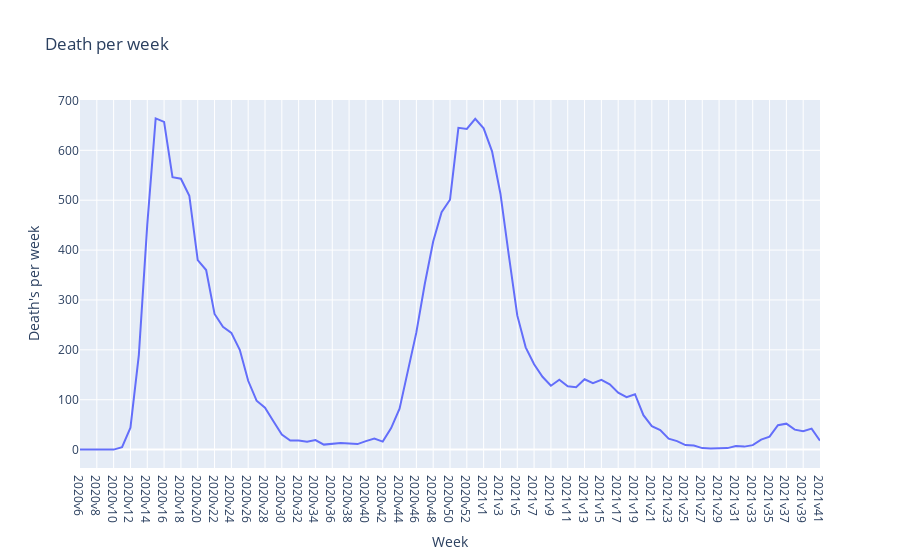

Notebook code for this chart:
### Code cell
## Plots in plotly express
fig = px.line(covid19_cases, x="Vecka", y="Antal_avlidna_vecka", title="Death per week",
        labels={"Vecka": "Week", "Antal_avlidna_vecka": "Death's per week"})
fig.update_layout(hovermode="x")
fig.update_xaxes(
    showspikes=True,
    spikedash="solid"
)
fig.show()

### Figure 1 — Plotly figure (JSON) as saved in the notebook; plotly's stock layout.template omitted (floating-point values rounded to 4 significant figures)
{"data": [{"hovertemplate": "Week=%{x}<br>Death's per week=%{y}<extra></extra>", "legendgroup": "", "line": {"color": "#636efa", "dash": "solid"}, "marker": {"symbol": "circle"}, "mode": "lines", "name": "", "orientation": "v", "showlegend": false, "type": "scatter", "x": ["2020v6", "2020v7", "2020v8", "2020v9", "2020v10", "2020v11", "2020v12", "2020v13", "2020v14", "2020v15", "2020v16", "2020v17", "2020v18", "2020v19", "2020v20", "2020v21", "2020v22", "2020v23", "2020v24", "2020v25", "2020v26", "2020v27", "2020v28", "2020v29", "2020v30", "2020v31", "2020v32", "2020v33", "2020v34", "2020v35", "2020v36", "2020v37", "2020v38", "2020v39", "2020v40", "2020v41", "2020v42", "2020v43", "2020v44", "2020v45", "2020v46", "2020v47", "2020v48", "2020v49", "2020v50", "2020v51", "2020v52", "2020v53", "2021v1", "2021v2", "2021v3", "2021v4", "2021v5", "2021v6", "2021v7", "2021v8", "2021v9", "2021v10", "2021v11", "2021v12", "2021v13", "2021v14", "2021v15", "2021v16", "2021v17", "2021v18", "2021v19", "2021v20", "2021v21", "2021v22", "2021v23", "2021v24", "2021v25", "2021v26", "2021v27", "2021v28", "2021v29", "2021v30", "2021v31", "2021v32", "2021v33", "2021v34", "2021v35", "2021v36", "2021v37", "2021v38", "2021v39", "2021v40", "2021v41"], "xaxis": "x", "y": [0, 0, 0, 0, 0, 5, 44, 190, 451, 664, 657, 546, 543, 509, 380, 360, 272, 246, 234, 200, 138, 98, 84, 57, 30, 18, 18, 16, 19, 10, 12, 13, 12, 11, 17, 22, 16, 43, 82, 157, 235, 332, 417, 476, 501, 645, 643, 663, 644, 598, 513, 389, 269, 205, 171, 146, 128, 140, 127, 125, 141, 133, 140, 131, 114, 105, 111, 69, 47, 39, 22, 17, 9, 8, 3, 2, 3, 3, 7, 6, 9, 20, 26, 49, 52, 40, 37, 42, 18], "yaxis": "y"}], "layout": {"hovermode": "x", "legend": {"tracegroupgap": 0}, "title": {"text": "Death per week"}, "xaxis": {"anchor": "y", "domain": [0, 1], "showspikes": true, "spikedash": "solid", "title": {"text": "Week"}}, "yaxis": {"anchor": "x", "domain": [0, 1], "title": {"text": "Death's per week"}}}}
